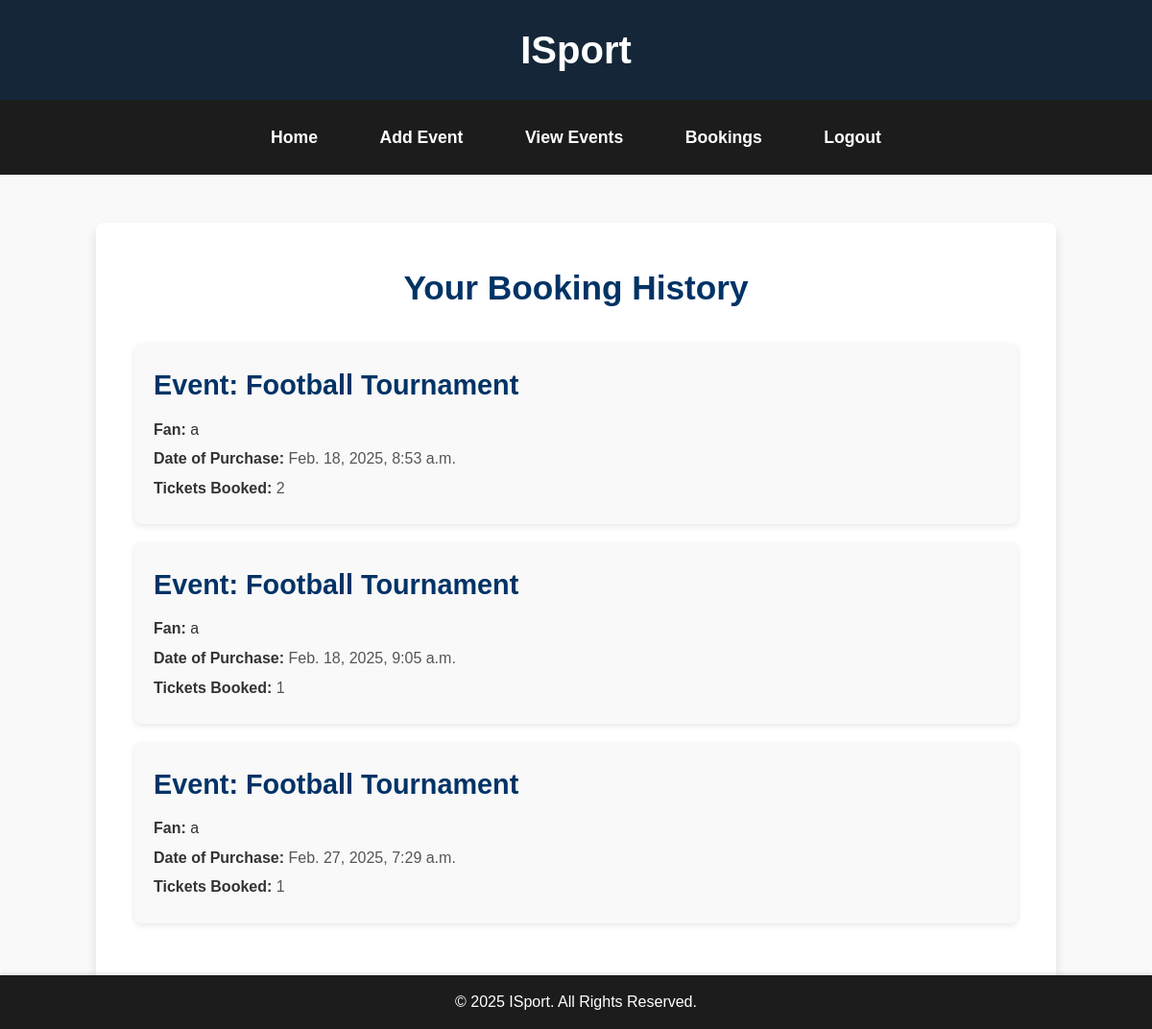
The app's page /bookings/, older data.
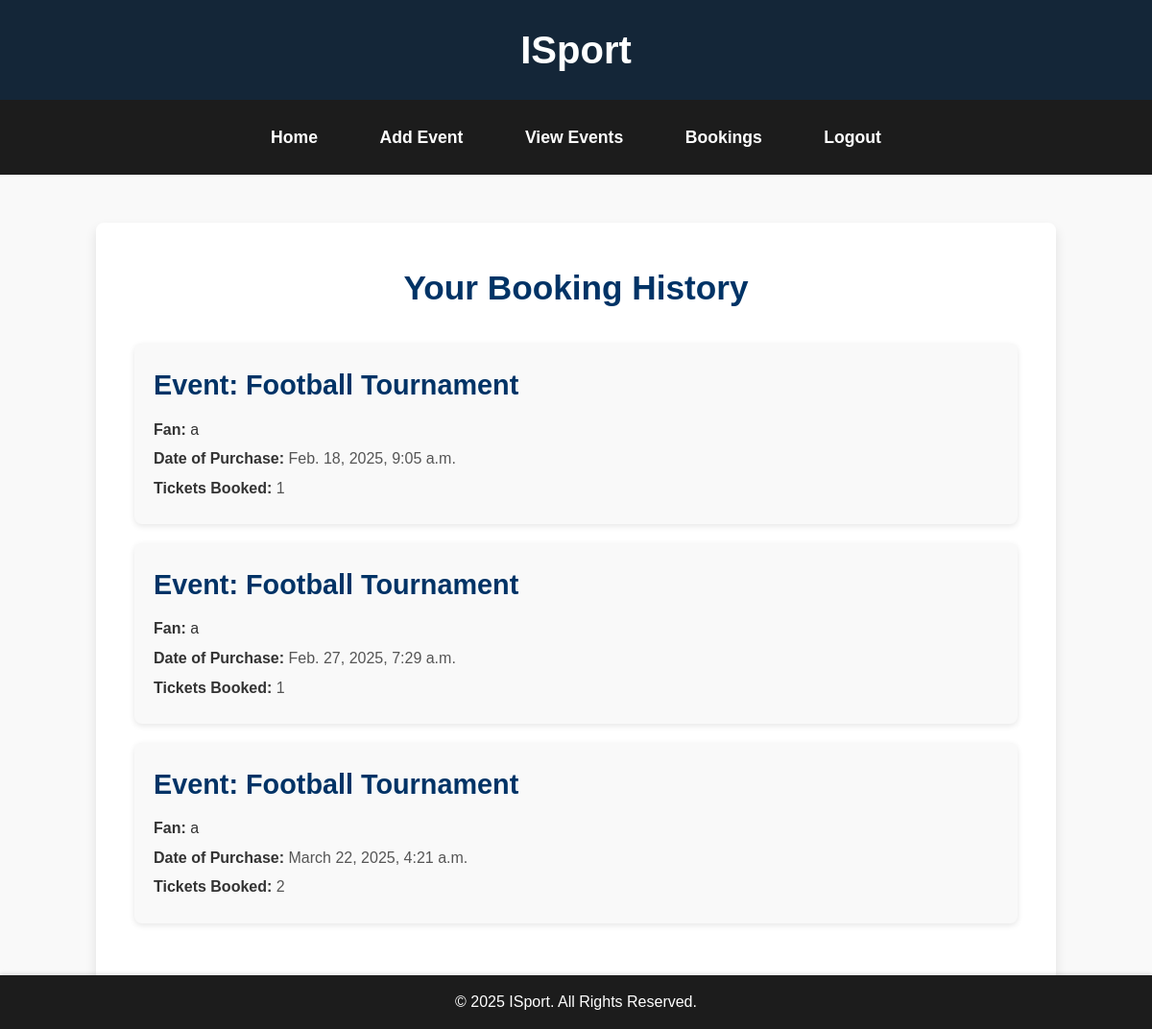
The same page, newer data.
### app/models.py (models this page shows, shortened)
class TicketPurchase(models.Model):
    fan = models.ForeignKey(FanRegister, on_delete=models.CASCADE)
    event = models.ForeignKey(EventTickets, on_delete=models.CASCADE)
    purchase_date = models.DateTimeField(auto_now_add=True)
    number_of_tickets = models.PositiveIntegerField()
    amount = models.DecimalField(max_digits=10, decimal_places=2, default=0.00)
    razorpay_order_id = models.CharField(max_length=255, blank=True, null=True)
    payment_status = models.CharField(max_length=20, choices=[("Pending", "Pending"), ("Paid", "Paid")], default="Pending")

class EventTickets(models.Model):
    publisher = models.ForeignKey(PublisherRegister, on_delete=models.CASCADE, related_name='events')  # Linking event to a publisher
    title = models.CharField(max_length=255)
    description = models.TextField()
    date = models.DateField()
    location = models.CharField(max_length=255)
    price = models.DecimalField(max_digits=10, decimal_places=2)
    def __str__(self):
        return self.title

class FanRegister(models.Model):
    email = models.EmailField(unique=True)
    name = models.TextField()
    phone = models.IntegerField()
    password = models.TextField()
    location= models.TextField()
    confirm_password=models.TextField()
    favoriteevent=models.TextField()
    favoriteteam=models.TextField()
    def __str__(self):
        return self.name

### app/views.py (the view)
# urls.py: path('bookings/', views.bookings, name='bookings'),
def bookings(request):
    events = TicketPurchase.objects.all()
    return render(request,'publisher/bookings.html',{'events':events})

### templates/publisher/bookings.html (shortened to what this page needs)
<!DOCTYPE html>
<html lang="en">
<head>
</head>
<body>
    <header>
        <h1>ISport</h1>
    </header>
    <nav>
        <ul>
            <li><a href="../viewhome">Home</a></li>
            <li><a href="../add_event">Add Event</a></li>
            <li><a href="../view_event">View Events</a></li>
            <li><a href="../bookings">Bookings</a></li>
            <li><a href="../logout">Logout</a></li>
        </ul>
    </nav>
    <div class="events-container">
        <h1>Your Booking History</h1>
        {% for event in events %}
        <div class="event-item">
            <h3>Event: {{ event.event }}</h3>
            <p><strong>Fan:</strong> {{ event.fan }}</p>
            <div class="event-details">
                <p><strong>Date of Purchase:</strong> {{ event.purchase_date }}</p>
                <p><strong>Tickets Booked:</strong> {{ event.number_of_tickets }}</p>
            </div>
        </div>
        {% empty %}
        <p>No bookings available at the moment.</p>
        {% endfor %}
    </div>
    <footer>
        <p>&copy; 2025 ISport. All Rights Reserved.</p>
    </footer>
</body>
</html>

Row changes from the older to the newer data that the page shows:
removed TicketPurchase: event "Football Tournament", fan "a", purchase_date "Feb. 18, 2025, 8:53 a.m.", number_of_tickets "2"
added TicketPurchase: event "Football Tournament", fan "a", purchase_date "March 22, 2025, 4:21 a.m.", number_of_tickets "2"
